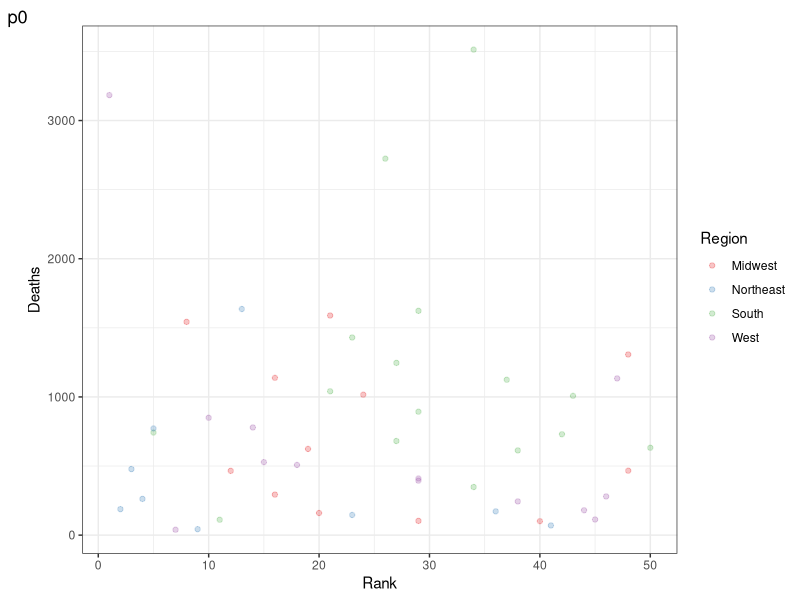
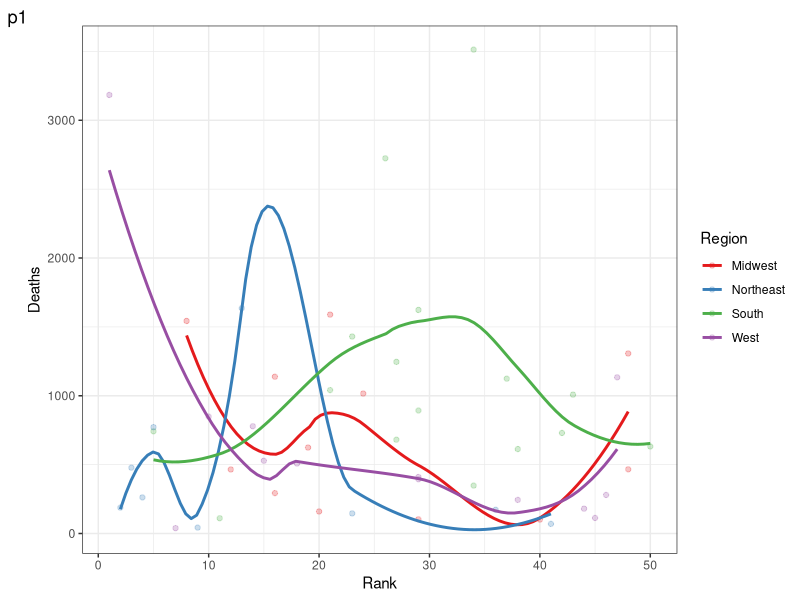
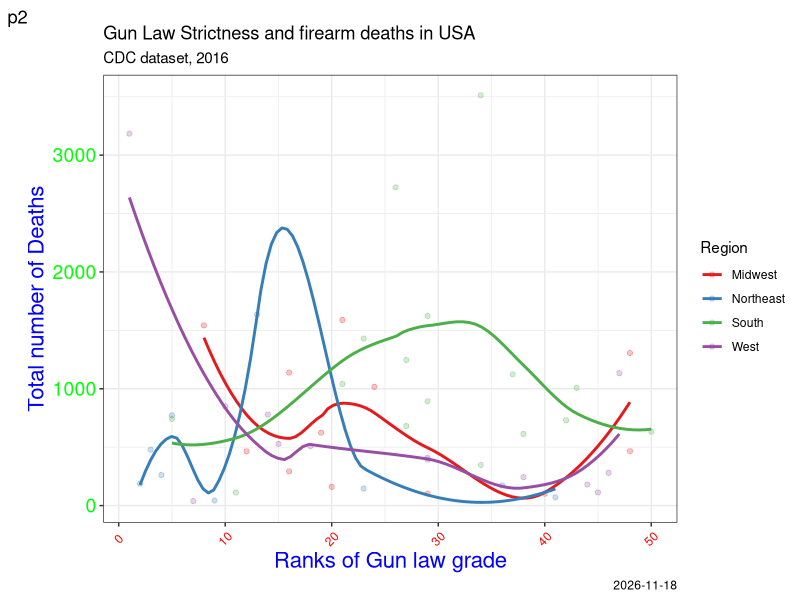
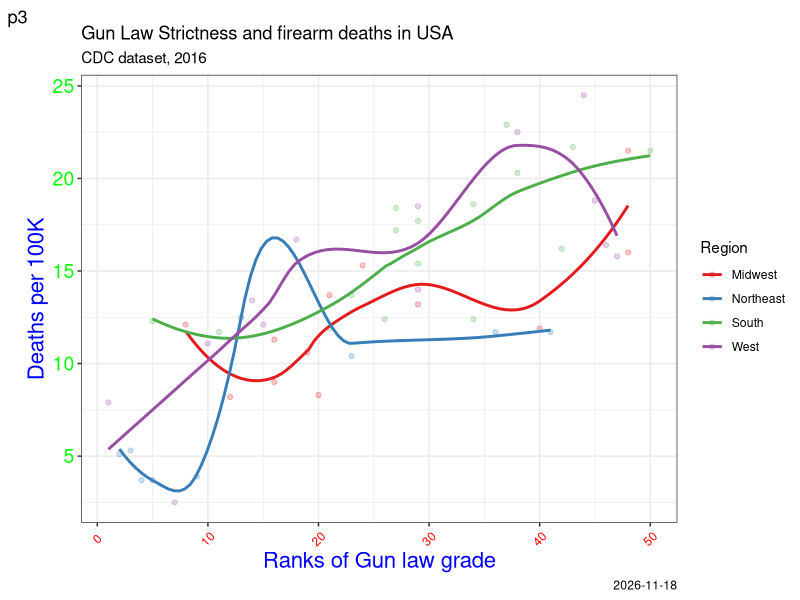
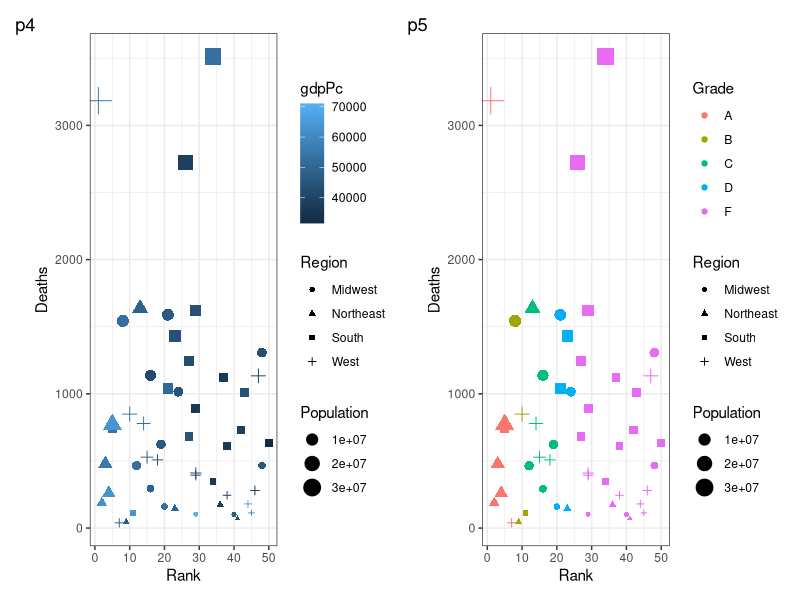
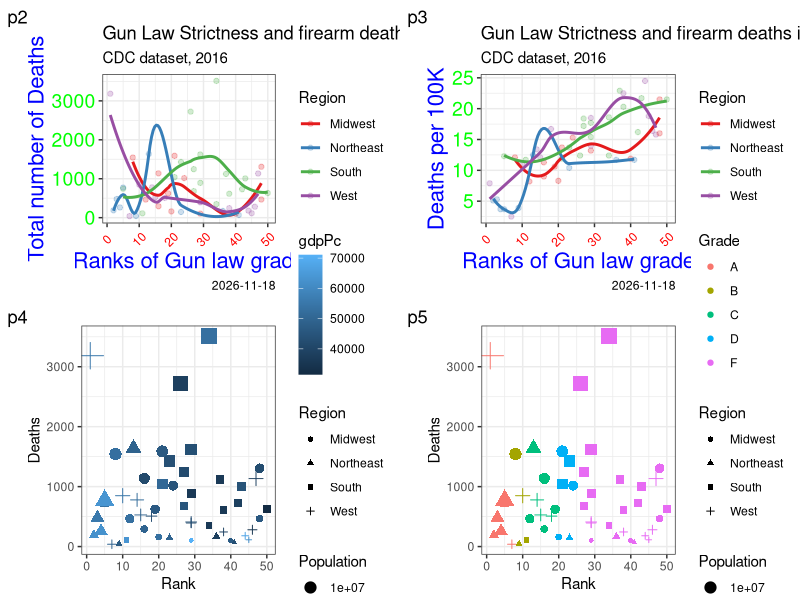

Write R code to recreate these figures, in order.
## ---- chunk 1
knitr::opts_chunk$set(echo = TRUE, message=FALSE, warning=FALSE)
## ---- chunk 2
library(tidyverse)
library(readxl)

library(patchwork)

library(cowplot)

data <- read_excel("FirearmDeath2016.xlsx")

#View(data)

## ---- chunk 3

p0 <- data %>%
         ggplot(aes(y = Deaths, x = Rank, color = Region)) +
         geom_point(alpha = 0.25) +
         #geom_smooth(se = FALSE) +
         theme_bw() +
         scale_color_brewer(palette = "Set1")



#q0 <- ggplot(data, aes(x = Grade, y = Rate))+
         #theme_bw() +
         #geom_boxplot(aes(fill = Grade)) # Change fill color by groups

p0 + labs(tag = "p0") #+ q0 + labs(tag = "q0")
## ---- chunk 4

p1 <- data %>%
         ggplot(aes(y = Deaths, x = Rank, color = Region)) +
         geom_point(alpha = 0.25) +
         geom_smooth(se = FALSE) +
         theme_bw() +
         scale_color_brewer(palette = "Set1")



p1 + labs(tag = "p1")
## ---- chunk 5

p1 <- p1 + labs(x = "Ranks of Gun law grade",
       y = "Total number of Deaths")

p2 <- p1 +
  labs(title = "Gun Law Strictness and firearm deaths in USA",
       subtitle = "CDC dataset, 2016",
       caption = Sys.Date(),
       tag = "p1",
       color = "Region") +
  
  theme(axis.text.y = element_text(color = "green", size = 14),
        axis.text.x = element_text(color = "red",  angle = 45, vjust = 0.5),
        axis.title  = element_text(color = "blue", size = 16)
        )

p2 + labs(tag = "p2")

## ---- chunk 6

p3 <- data %>%
         ggplot(aes(y = Rate, x = Rank, color = Region)) +
         geom_point(alpha = 0.25) +
         geom_smooth(se = FALSE) +
         theme_bw() +
         scale_color_brewer(palette = "Set1")

p3 <- p3 + labs(x = "Ranks of Gun law grade",
       y = "Deaths per 100K")

p3 <- p3 +
  labs(title = "Gun Law Strictness and firearm deaths in USA",
       subtitle = "CDC dataset, 2016",
       caption = Sys.Date(),
       tag = "p1",
       color = "Region") +
  
  theme(axis.text.y = element_text(color = "green", size = 14),
        axis.text.x = element_text(color = "red",  angle = 45, vjust = 0.5),
        axis.title  = element_text(color = "blue", size = 16)
        )

p3 + labs(tag = "p3")
## ---- chunk 7

p4 <- ggplot(data = data, aes(y = Deaths, x = Rank))+
  
  geom_point(aes(size = Population, color = gdpPc, shape = Region)) +
  
  guides(colour = guide_colourbar(order = 1),
         shape = guide_legend(order = 2),
         size = guide_legend(order = 3)) +
  
  theme_bw()


p5 <- ggplot(data = data, aes(y = Deaths, x = Rank))+
  geom_point(aes(color = Grade, 
                 size = Population, 
                 shape = Region)) +
  theme_bw()

p5 = p5 + guides(size = guide_legend(order = 3),
                 shape = guide_legend(order = 2),
                 color = guide_legend(order = 1))


p4 + labs(tag = "p4")+ p5+ labs(tag = "p5")


## ---- chunk 8

p2c<- p2+ labs(tag = "p2")
p3c<- p3+ labs(tag = "p3")
p4c<- p4+ labs(tag = "p4")
p5c<- p5+ labs(tag = "p5")

plot_grid(p2c, p3c, p4c, p5c, ncol = 2)



